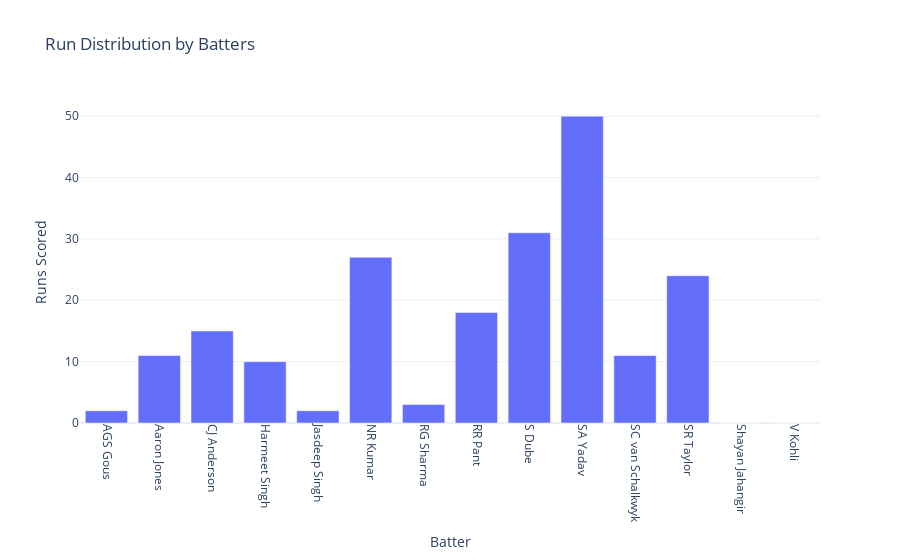

The notebook cell this image was saved under:
### Markdown cell above
The wickets timeline graph illustrates the distribution of wickets taken over the overs for both India and the USA. The USA lost wickets more frequently, especially in the early overs, with two wickets falling in the first over, followed by consistent wicket losses throughout their innings. In contrast, India experienced their wicket losses more evenly spread across their innings, with a couple of early wickets but maintaining longer partnerships in the middle overs. The frequent loss of wickets by the USA disrupted their momentum, while India’s ability to avoid clusters of wickets falling in succession helped them maintain a steady scoring rate and ultimately secure the win.

### Code cell
import plotly.express as px

fig = px.bar(
    batter_stats,
    x=batter_stats.index,
    y='Runs',
    title='Run Distribution by Batters',
    labels={'x': 'Batter', 'Runs': 'Runs Scored'},
    template='plotly_white'
)

fig.update_layout(
    xaxis_title='Batter',
    yaxis_title='Runs Scored',
    xaxis=dict(tickangle=90)
)

fig.show()

### Figure 1 — Plotly figure (JSON) as saved in the notebook; plotly's stock layout.template omitted (floating-point values rounded to 4 significant figures)
{"data": [{"alignmentgroup": "True", "hovertemplate": "batter=%{x}<br>Runs Scored=%{y}<extra></extra>", "legendgroup": "", "marker": {"color": "#636efa", "pattern": {"shape": ""}}, "name": "", "offsetgroup": "", "orientation": "v", "showlegend": false, "textposition": "auto", "type": "bar", "x": ["AGS Gous", "Aaron Jones", "CJ Anderson", "Harmeet Singh", "Jasdeep Singh", "NR Kumar", "RG Sharma", "RR Pant", "S Dube", "SA Yadav", "SC van Schalkwyk", "SR Taylor", "Shayan Jahangir", "V Kohli"], "xaxis": "x", "y": [2, 11, 15, 10, 2, 27, 3, 18, 31, 50, 11, 24, 0, 0], "yaxis": "y"}], "layout": {"autosize": true, "barmode": "relative", "legend": {"tracegroupgap": 0}, "title": {"text": "Run Distribution by Batters"}, "xaxis": {"anchor": "y", "autorange": true, "domain": [0, 1], "range": [-0.5, 13.5], "tickangle": 90, "title": {"text": "Batter"}, "type": "category"}, "yaxis": {"anchor": "x", "autorange": true, "domain": [0, 1], "range": [0, 52.63], "title": {"text": "Runs Scored"}, "type": "linear"}}}
